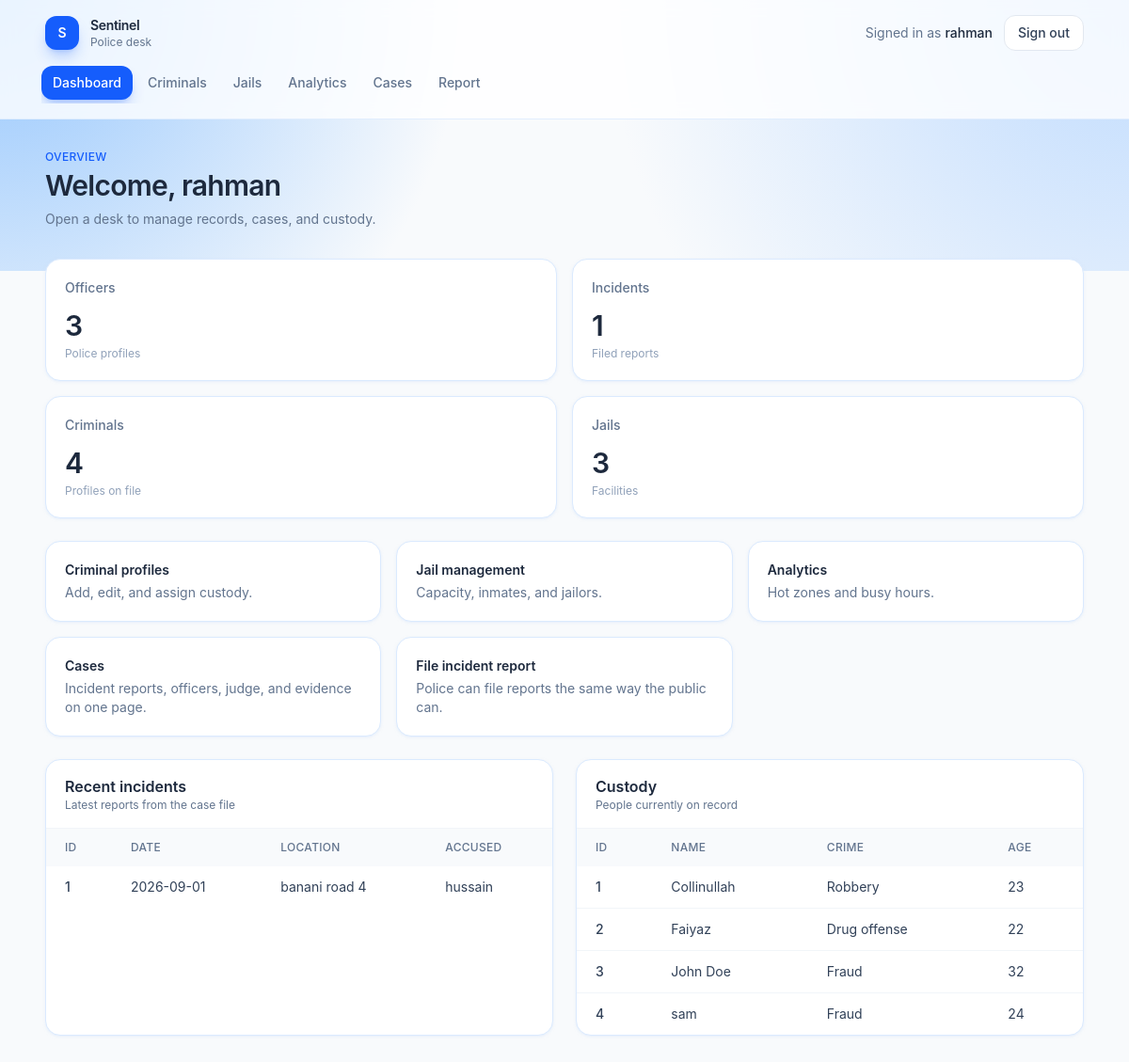
/dashboard (signed in), run on an earlier commit of the app's database.
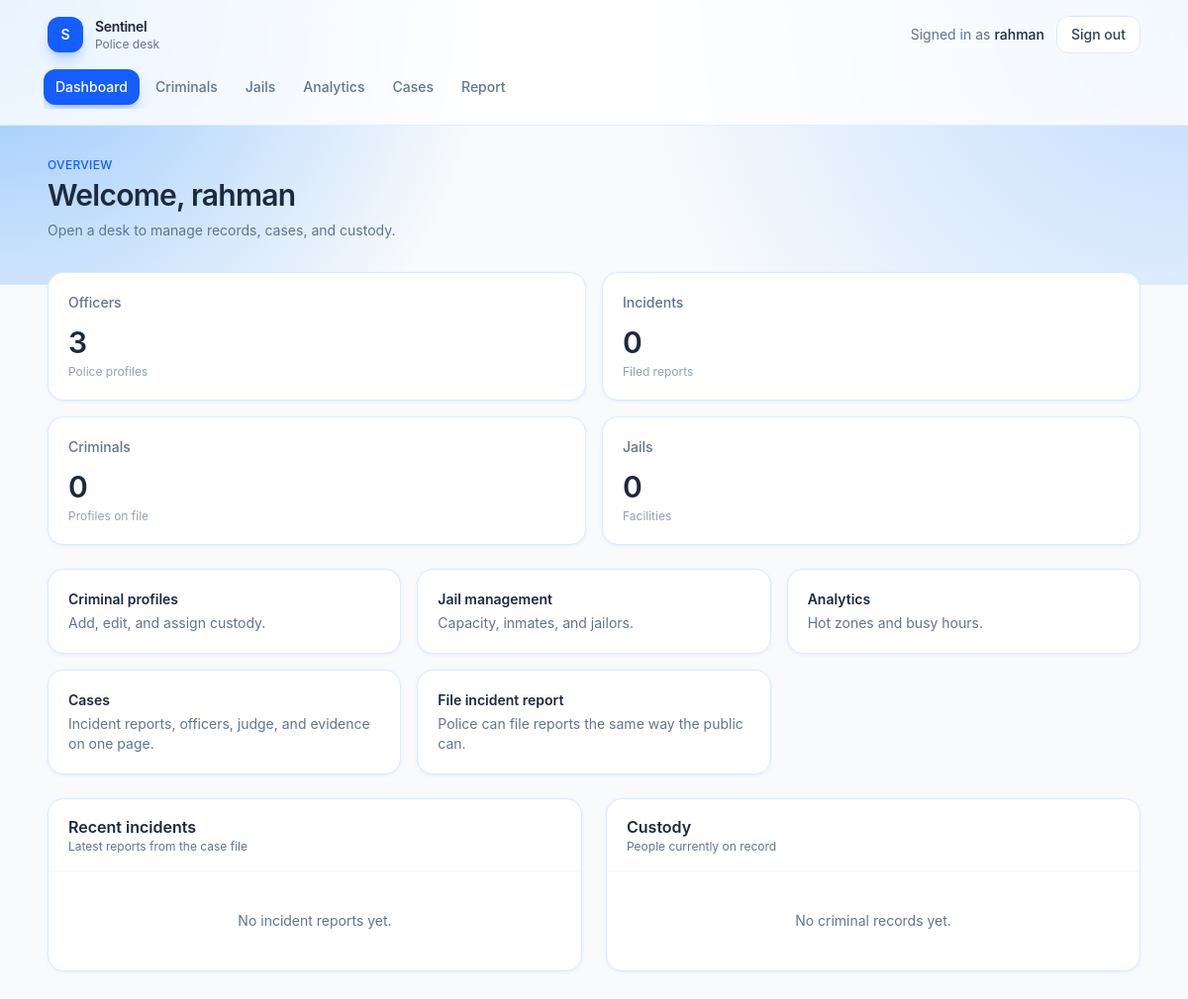
And on a later commit of the database.
### tables this page shows
CREATE TABLE Criminal (
    CID INTEGER PRIMARY KEY,
    Name TEXT NOT NULL,
    Age INTEGER,
    Crime TEXT,
    Height REAL,
    Gender TEXT,
    Nationality TEXT,
    JID INTEGER,
    time_sentenced TEXT,
    FOREIGN KEY (JID) REFERENCES Jail(JID)
);

### app.py (the view)
@app.route("/dashboard")
def dashboard():
    if not check_login():
        return redirect("/login")
    role = session.get("role")
    user_id = session.get("loggedin_UID")
    db = get_db()
    user = db.execute("SELECT * FROM USER WHERE UID = ?", (user_id,)).fetchone()
    if role == "police":
        officers_count = db.execute("select count(*) as officers from Police").fetchone()
        incidents_count = db.execute("select count(*) as incidents from 'Incident Reports'").fetchone()
        criminals_count = db.execute("select count(*) as criminals from Criminal").fetchone()
        jails_count = db.execute("select count(*) as jails from Jail").fetchone()
        stats = {
            "officers": officers_count[0],
            "incidents": incidents_count[0],
            "criminals": criminals_count[0],
            "jails": jails_count[0]
        }
        incidents = db.execute("select IRID, Date, incident_location as location, AccusedName from 'Incident Reports' order by Date desc").fetchall()
        criminals = db.execute("select CID, Name, Crime, Age from Criminal").fetchall()
        return render_template("dashboard.html", user=user, stats=stats, incidents=incidents, criminals=criminals)
    else:
        reports = db.execute("select IRID, Date, incident_location as location, AccusedName from 'Incident Reports' where ReportedUID = ? order by Date desc", (session.get("loggedin_UID"),)).fetchall()
        return render_template("user_dashboard.html", user=user, reports=reports)

### app.py (called while the page is built)
def get_db():
    if "db" not in g:
        g.db = sqlite3.connect(app.config["DATABASE"])
        g.db.row_factory = sqlite3.Row
    return g.db

def check_login():
    if session.get("loggedin_UID") is None:
        return False
    return True

@app.context_processor
def inject_current_user():
    uid = session.get("loggedin_UID")
    if not uid:
        return {"user_name": "Guest"}
    name = session.get("name")
    if not name:
        db = get_db()
        row = db.execute("SELECT name FROM USER WHERE UID = ?", (uid,)).fetchone()
        name = row["name"] if row else "Guest"
        session["name"] = name
    return {"user_name": name}

@app.after_request
def disable_cache(response):
    response.headers["Cache-Control"] = "no-store, no-cache, must-revalidate, max-age=0"
    response.headers["Pragma"] = "no-cache"
    response.headers["Expires"] = "0"
    return response

### templates/dashboard.html (shortened to what the changed rows need)
{% extends "app.html" %}
{% set stats = stats if stats is defined else {"officers": 8, "incidents": 24, "criminals": 17, "jails": 3} %}
{% set incidents = incidents if incidents is defined else [
    {"IRID": 12, "Date": "2026-08-14", "location": "Gulshan-2", "AccusedName": "Karim Uddin"},
    {"IRID": 11, "Date": "2026-08-11", "location": "Motijheel", "AccusedName": "Nabila Chowdhury"},
    {"IRID": 10, "Date": "2026-08-09", "location": "Mirpur-10", "AccusedName": "Unknown"},
] %}
{% set criminals = criminals if criminals is defined else [
    {"CID": 101, "Name": "Karim Uddin", "Crime": "Theft", "Age": 31},
    {"CID": 102, "Name": "Nabila Chowdhury", "Crime": "Fraud", "Age": 27},
] %}
{% block page %}
<div class="mb-8">
    <h1 class="mt-1 text-3xl font-semibold tracking-tight text-slate-800">Welcome, {{ user.name }}</h1>
</div>
<section class="grid gap-4 sm:grid-cols-2 xl:grid-cols-4">
    <article class="rounded-2xl border border-blue-100 bg-white p-5 shadow-sm shadow-blue-100/50">
        <p class="text-sm font-medium text-slate-500">Incidents</p>
        <p class="mt-3 text-3xl font-semibold tracking-tight text-slate-800">{{ stats.incidents }}</p>
        <p class="mt-1 text-xs text-slate-400">Filed reports</p>
    </article>
    <article class="rounded-2xl border border-blue-100 bg-white p-5 shadow-sm shadow-blue-100/50">
        <p class="text-sm font-medium text-slate-500">Criminals</p>
        <p class="mt-3 text-3xl font-semibold tracking-tight text-slate-800">{{ stats.criminals }}</p>
        <p class="mt-1 text-xs text-slate-400">Profiles on file</p>
    </article>
    <article class="rounded-2xl border border-blue-100 bg-white p-5 shadow-sm shadow-blue-100/50">
        <p class="text-sm font-medium text-slate-500">Jails</p>
        <p class="mt-3 text-3xl font-semibold tracking-tight text-slate-800">{{ stats.jails }}</p>
        <p class="mt-1 text-xs text-slate-400">Facilities</p>
    </article>
</section>
<section class="mt-6 grid gap-6 lg:grid-cols-2">
    <article class="overflow-hidden rounded-2xl border border-blue-100 bg-white shadow-sm shadow-blue-100/50">
        <div class="border-b border-slate-100 px-5 py-4">
            <h2 class="font-semibold text-slate-800">Recent incidents</h2>
            <p class="text-xs text-slate-500">Latest reports from the case file</p>
        </div>
        {% if incidents %}
        <div class="overflow-x-auto">
            <table class="w-full text-left text-sm">
                <thead class="bg-slate-50 text-xs uppercase tracking-wide text-slate-500">
                    <tr>
                        <th class="px-5 py-3 font-medium">ID</th>
                        <th class="px-5 py-3 font-medium">Date</th>
                        <th class="px-5 py-3 font-medium">Location</th>
                        <th class="px-5 py-3 font-medium">Accused</th>
                    </tr>
                </thead>
                <tbody class="divide-y divide-slate-100">
                    {% for incident in incidents %}
                    <tr class="text-slate-700">
                        <td class="px-5 py-3 font-medium">{{ incident.IRID }}</td>
                        <td class="px-5 py-3">{{ incident.Date or "—" }}</td>
                        <td class="px-5 py-3">{{ incident.location or "—" }}</td>
                        <td class="px-5 py-3">{{ incident.AccusedName or "—" }}</td>
                    </tr>
                    {% endfor %}
                </tbody>
            </table>
        </div>
        {% else %}
        <div class="px-5 py-10 text-center text-sm text-slate-500">No incident reports yet.</div>
        {% endif %}
    </article>
    <article class="overflow-hidden rounded-2xl border border-blue-100 bg-white shadow-sm shadow-blue-100/50">
        <div class="border-b border-slate-100 px-5 py-4">
            <h2 class="font-semibold text-slate-800">Custody</h2>
            <p class="text-xs text-slate-500">People currently on record</p>
        </div>
        {% if criminals %}
        <div class="overflow-x-auto">
            <table class="w-full text-left text-sm">
                <thead class="bg-slate-50 text-xs uppercase tracking-wide text-slate-500">
                    <tr>
                        <th class="px-5 py-3 font-medium">ID</th>
                        <th class="px-5 py-3 font-medium">Name</th>
                        <th class="px-5 py-3 font-medium">Crime</th>
                        <th class="px-5 py-3 font-medium">Age</th>
                    </tr>
                </thead>
                <tbody class="divide-y divide-slate-100">
                    {% for criminal in criminals %}
                    <tr class="text-slate-700">
                        <td class="px-5 py-3 font-medium">{{ criminal.CID }}</td>
                        <td class="px-5 py-3">{{ criminal.Name }}</td>
                        <td class="px-5 py-3">{{ criminal.Crime or "—" }}</td>
                        <td class="px-5 py-3">{{ criminal.Age or "—" }}</td>
                    </tr>
                    {% endfor %}
                </tbody>
            </table>
        </div>
        {% else %}
        <div class="px-5 py-10 text-center text-sm text-slate-500">No criminal records yet.</div>
        {% endif %}
    </article>
</section>
{% endblock %}

What changed in the data, as far as the page shows it:
removed Criminal: CID "1", Name "Collinullah", Crime "Robbery", Age "23"
removed Criminal: CID "2", Name "Faiyaz", Crime "Drug offense", Age "22"
removed Criminal: CID "3", Name "John Doe", Crime "Fraud", Age "32"
removed Criminal: CID "4", Name "sam", Crime "Fraud", Age "24"
Also different on the page:
{{ stats.incidents }}: "1" → "0"
{{ stats.criminals }}: "4" → "0"
{{ stats.jails }}: "3" → "0"
text no longer shown: "ID DATE LOCATION ACCUSED ID NAME CRIME AGE"
text now shown: "No incident reports yet. No criminal records yet."
list line gone: "1 2026-09-01 banani road 4 hussain"
